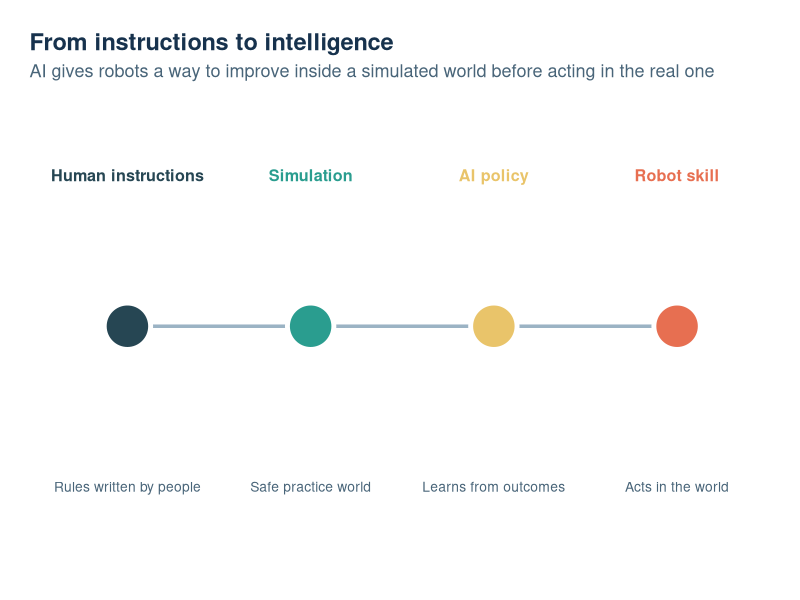
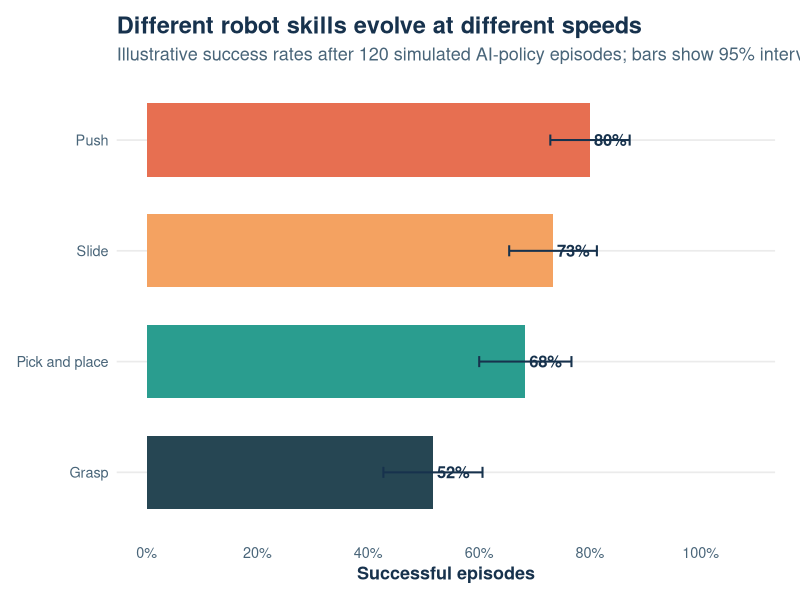
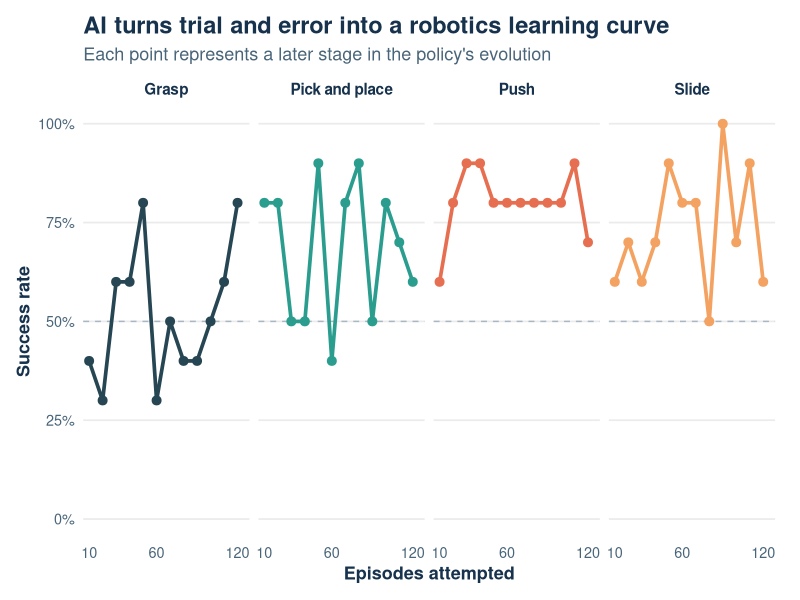

Write the R code that produced these figures, in order.
## ---- chunk 1
library(ggplot2)
library(dplyr)
library(scales)

set.seed(2026)

# This is a reproducible illustration, not a download of the benchmark data.
task_info <- tibble::tibble(
  task = c("Push", "Pick and place", "Slide", "Grasp"),
  difficulty = c(0.63, 0.48, 0.56, 0.38),
  color = c("#E76F51", "#2A9D8F", "#F4A261", "#264653")
)

evolution_stages <- tibble::tibble(
  stage = 1:4,
  title = c("Human instructions", "Simulation", "AI policy", "Robot skill"),
  detail = c("Rules written by people", "Safe practice world", "Learns from outcomes", "Acts in the world"),
  color = c("#264653", "#2A9D8F", "#E9C46A", "#E76F51")
)

episodes <- tidyr::crossing(
  task = task_info$task,
  attempt = 1:120
) |>
  left_join(task_info, by = "task") |>
  mutate(
    learning = 0.18 * log1p(attempt) / log(121),
    probability = pmin(0.96, difficulty + learning),
    success = rbinom(n(), size = 1, prob = probability)
  )

task_summary <- episodes |>
  group_by(task, color) |>
  summarise(
    successes = sum(success),
    trials = n(),
    success_rate = successes / trials,
    standard_error = sqrt(success_rate * (1 - success_rate) / trials),
    .groups = "drop"
  ) |>
  mutate(
    lower = pmax(0, success_rate - 1.96 * standard_error),
    upper = pmin(1, success_rate + 1.96 * standard_error)
  )

learning_curve <- episodes |>
  mutate(window = ((attempt - 1) %/% 10) * 10 + 10) |>
  group_by(task, color, window) |>
  summarise(success_rate = mean(success), .groups = "drop")

plot_theme <- theme_minimal(base_size = 13) +
  theme(
    plot.title = element_text(face = "bold", size = 17, color = "#17324D"),
    plot.subtitle = element_text(color = "#496579"),
    axis.title = element_text(face = "bold", color = "#17324D"),
    axis.text = element_text(color = "#496579"),
    panel.grid.minor = element_blank(),
    panel.grid.major.x = element_blank(),
    legend.position = "none",
    plot.margin = margin(12, 18, 12, 12)
  )
## ---- chunk 2
evolution_links <- tibble::tibble(
  x = 1:3,
  xend = 2:4,
  y = 0.5,
  yend = 0.5
)

ggplot() +
  geom_segment(
    data = evolution_links,
    aes(x = x, xend = xend, y = y, yend = yend),
    arrow = grid::arrow(length = grid::unit(0.18, "inches"), type = "closed"),
    color = "#9BB3C4",
    linewidth = 1.2
  ) +
  geom_point(
    data = evolution_stages,
    aes(x = stage, y = 0.5, fill = color),
    shape = 21,
    size = 14,
    color = "white",
    stroke = 2.5
  ) +
  geom_text(
    data = evolution_stages,
    aes(x = stage, y = 0.82, label = title, color = color),
    fontface = "bold",
    size = 4.1
  ) +
  geom_text(
    data = evolution_stages,
    aes(x = stage, y = 0.16, label = detail),
    color = "#496579",
    size = 3.5
  ) +
  scale_fill_identity() +
  scale_color_identity() +
  scale_x_continuous(breaks = evolution_stages$stage, labels = NULL, limits = c(0.65, 4.35)) +
  scale_y_continuous(limits = c(0, 1), expand = c(0, 0)) +
  labs(
    title = "From instructions to intelligence",
    subtitle = "AI gives robots a way to improve inside a simulated world before acting in the real one",
    x = NULL,
    y = NULL
  ) +
  plot_theme +
  theme(
    axis.text = element_blank(),
    axis.ticks = element_blank(),
    panel.grid = element_blank(),
    plot.margin = margin(24, 18, 24, 18)
  )
## ---- chunk 3
ggplot(task_summary, aes(x = reorder(task, success_rate), y = success_rate, fill = color)) +
  geom_col(width = 0.66, show.legend = FALSE) +
  geom_errorbar(aes(ymin = lower, ymax = upper), width = 0.10, color = "#17324D", linewidth = 0.7) +
  geom_text(aes(label = percent(success_rate, accuracy = 1)), hjust = -0.12,
            color = "#17324D", fontface = "bold", size = 4.2) +
  coord_flip(clip = "off") +
  scale_fill_identity() +
  scale_y_continuous(labels = percent, limits = c(0, 1.08), breaks = seq(0, 1, 0.2)) +
  labs(
    title = "Different robot skills evolve at different speeds",
    subtitle = "Illustrative success rates after 120 simulated AI-policy episodes; bars show 95% intervals",
    x = NULL,
    y = "Successful episodes"
  ) +
  plot_theme
## ---- chunk 4
ggplot(learning_curve, aes(x = window, y = success_rate, color = color, group = task)) +
  geom_hline(yintercept = 0.5, linetype = "dashed", color = "#A8B7C3") +
  geom_line(linewidth = 1.25) +
  geom_point(size = 2.7) +
  facet_wrap(~ task, nrow = 1) +
  scale_color_identity() +
  scale_x_continuous(breaks = c(10, 60, 120), expand = expansion(mult = c(0.04, 0.08))) +
  scale_y_continuous(labels = percent, limits = c(0, 1), breaks = seq(0, 1, 0.25)) +
  labs(
    title = "AI turns trial and error into a robotics learning curve",
    subtitle = "Each point represents a later stage in the policy's evolution",
    x = "Episodes attempted",
    y = "Success rate"
  ) +
  plot_theme +
  theme(strip.text = element_text(face = "bold", color = "#17324D", size = 11))
